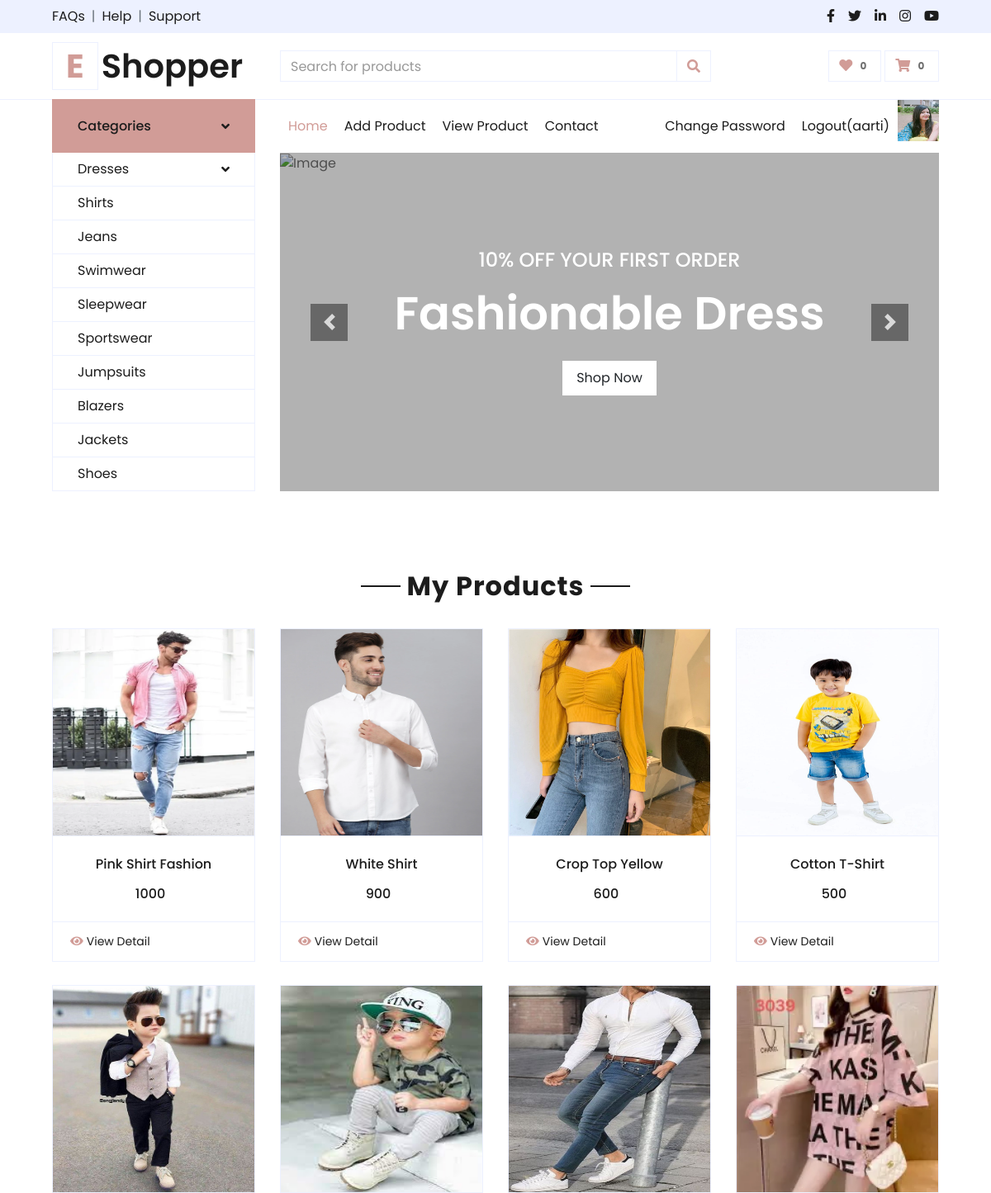
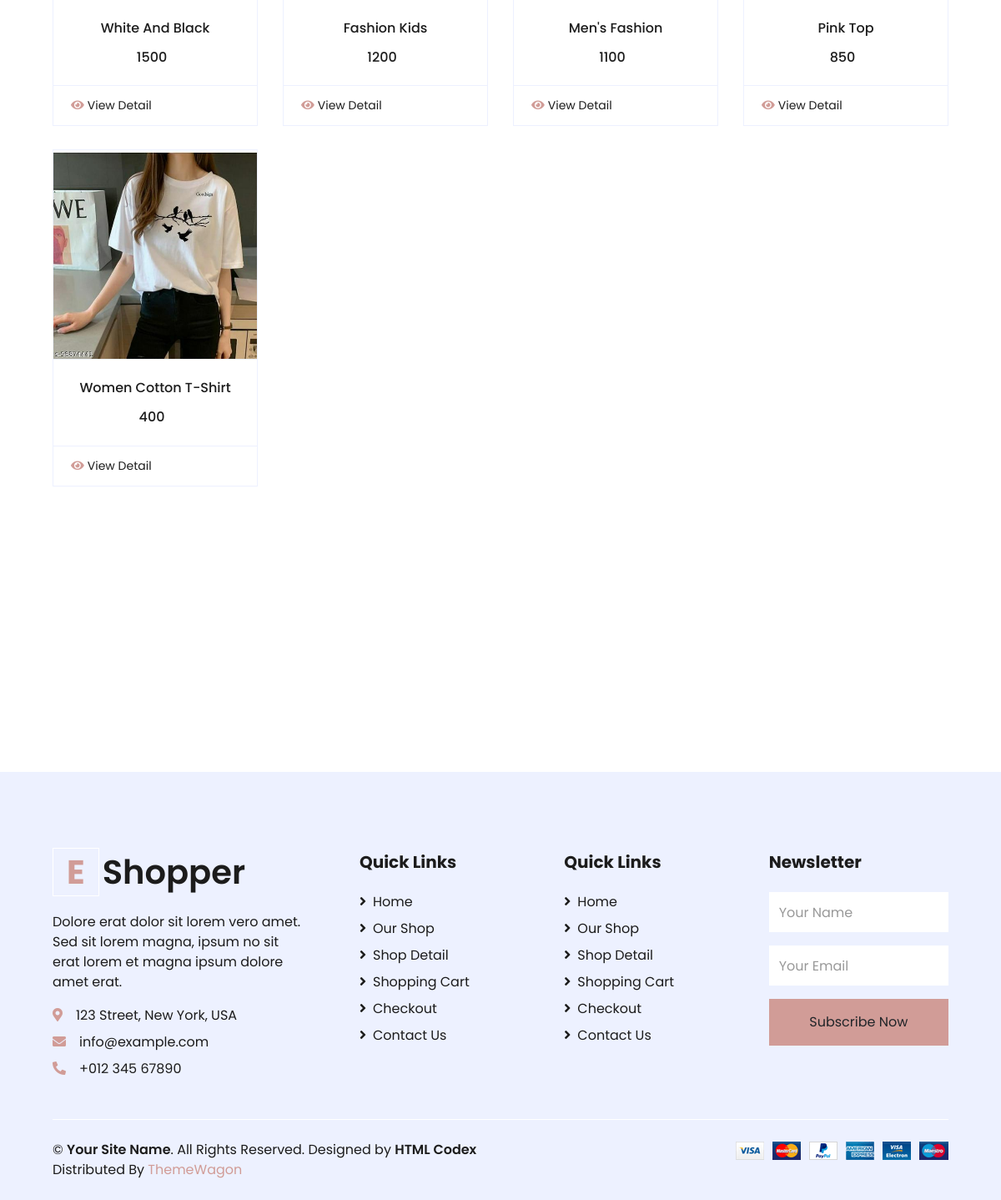
The page /seller-view-product/ (signed in) on the database its author committed (2 pictures, top to bottom).
### myapp/models.py (models this page shows, shortened)
class User (models.Model):
	fname=models.CharField(max_length=100)
	lname=models.CharField(max_length=100)
	email=models.EmailField()
	mobile=models.PositiveSmallIntegerField()
	address=models.TextField()
	password=models.CharField(max_length=100)
	profile_pic=models.ImageField(upload_to="profile_pic/")
	usertype=models.CharField(max_length=100,default="buyer")

class Product(models.Model):
	category=(
			('men','men'),
			('women','women'),
			('kid','kid'),
		)
	size=(
		    ("s","s"),
		    ("m","m"),
		    ("l","l"),
		    ("xl","xl"),
		    ("xxl","xxl"),
		)
	seller=models.ForeignKey(User,on_delete=models.CASCADE)
	product_category=models.CharField(max_length=100,choices=category)
	product_name=models.CharField(max_length=100)
	product_price=models.PositiveSmallIntegerField()
	product_desc=models.TextField()
	product_size=models.CharField(max_length=100,choices=size)
	product_image=models.ImageField(upload_to="product_pic/")

### myapp/views.py (the view)
# urls.py: path('seller-view-product/',views.seller_view_product,name='seller-view-product'),
def seller_view_product(request):
	seller=User.objects.get(email=request.session['email'])
	product=Product.objects.filter(seller=seller)
	return render(request,'seller-view-product.html',{'product':product})

### myapp/templates/seller-view-product.html (shortened to what this page needs)
{% extends 'seller-header.html' %}
{% load static %}
{% block content %}
<!DOCTYPE html>
<html lang="en">
<head>
    </head>
<body>
    <div class="container-fluid pt-5">
        <div class="text-center mb-4">
            <h2 class="section-title px-5"><span class="px-2">My Products</span></h2>
        </div>
        <div class="row px-xl-5 pb-3">
           {% for i in product %}
            <div class="col-lg-3 col-md-6 col-sm-12 pb-1">
                <div class="card product-item border-0 mb-4">
                    <div class="card-header product-img position-relative overflow-hidden bg-transparent border p-0">
                        <img  src="{{i.product_image.url}}"  style=" width: 250px; height:250px;">
                    </div>
                     <div class="card-body border-left border-right text-center p-0 pt-4 pb-3">
                        <h6 class="text-truncate mb-3">{{i.product_name}}</h6>
                        <div class="d-flex justify-content-center">
                            <h6>{{i.product_price}}</h6><h6 class="text-muted ml-2"></h6>
                        </div>
                    </div>
                    <div class="card-footer d-flex justify-content-between bg-light border">
                        <a href="{% url 'seller-product-detail' pk=i.pk %}" class="btn btn-sm text-dark p-0"><i class="fas fa-eye text-primary mr-1"></i>View Detail</a>
                    </div>
                </div>
            </div>
            {% endfor %}
        </div>
    </div>
    <div class="container-fluid py-5">
        <div class="row px-xl-5">
            <div class="col">
                <div class="owl-carousel vendor-carousel">
                    <div class="vendor-item border p-4">
                        <img src="{% static 'img/vendor-1.jpg' %}" alt="">
                    </div>
                    <div class="vendor-item border p-4">
                    </div>
                    <div class="vendor-item border p-4">
                        <img src="{% static 'img/vendor-3.jpg' %}" alt="">
                    </div>
                    <div class="vendor-item border p-4">
                        <img src="{% static 'img/vendor-4.jpg' %}" alt="">
                    </div>
                    <div class="vendor-item border p-4">
                    </div>
                    <div class="vendor-item border p-4">
                    </div>
                </div>
            </div>
        </div>
    </div>
</body>
</html>
{% endblock %}

### myapp/templates/seller-header.html (shortened to what this page needs)
{% load static %}
<!DOCTYPE html>
<html lang="en">
<head>
    <link href="https://cdnjs.cloudflare.com/ajax/libs/font-awesome/5.10.0/css/all.min.css" rel="stylesheet">
    <link href="{% static 'lib/owlcarousel/assets/owl.carousel.min.css' %}" rel="stylesheet">
    <link href="{% static 'css/style.css' %}" rel="stylesheet">
</head>
<body>
    <div class="container-fluid">
        <div class="row bg-secondary py-2 px-xl-5">
            <div class="col-lg-6 d-none d-lg-block">
                <div class="d-inline-flex align-items-center">
                    <a class="text-dark" href="">FAQs</a>
                    <span class="text-muted px-2">|</span>
                    <a class="text-dark" href="">Help</a>
                    <span class="text-muted px-2">|</span>
                    <a class="text-dark" href="">Support</a>
                </div>
            </div>
            <div class="col-lg-6 text-center text-lg-right">
                <div class="d-inline-flex align-items-center">
                    <a class="text-dark px-2" href="">
                        <i class="fab fa-facebook-f"></i>
                    </a>
                    <a class="text-dark px-2" href="">
                        <i class="fab fa-twitter"></i>
                    </a>
                    <a class="text-dark px-2" href="">
                        <i class="fab fa-linkedin-in"></i>
                    </a>
                    <a class="text-dark px-2" href="">
                        <i class="fab fa-instagram"></i>
                    </a>
                    <a class="text-dark pl-2" href="">
                        <i class="fab fa-youtube"></i>
                    </a>
                </div>
            </div>
        </div>
        <div class="row align-items-center py-3 px-xl-5">
            <div class="col-lg-3 d-none d-lg-block">
                <a href="{% url 'seller-index' %}" class="text-decoration-none">
                    <h1 class="m-0 display-5 font-weight-semi-bold"><span class="text-primary font-weight-bold border px-3 mr-1">E</span>Shopper</h1>
                </a>
            </div>
            <div class="col-lg-6 col-6 text-left">
                <form action="">
                    <div class="input-group">
                        <input type="text" class="form-control" placeholder="Search for products">
                        <div class="input-group-append">
                            <span class="input-group-text bg-transparent text-primary">
                                <i class="fa fa-search"></i>
                            </span>
                        </div>
                    </div>
                </form>
            </div>
            <div class="col-lg-3 col-6 text-right">
                <a href="" class="btn border">
                    <i class="fas fa-heart text-primary"></i>
                    <span class="badge">0</span>
                </a>
                <a href="" class="btn border">
                    <i class="fas fa-shopping-cart text-primary"></i>
                    <span class="badge">0</span>
                </a>
            </div>
        </div>
    </div>
    <div class="container-fluid mb-5">
        <div class="row border-top px-xl-5">
            <div class="col-lg-3 d-none d-lg-block">
                <a class="btn shadow-none d-flex align-items-center justify-content-between bg-primary text-white w-100" data-toggle="collapse" href="#navbar-vertical" style="height: 65px; margin-top: -1px; padding: 0 30px;">
                    <h6 class="m-0">Categories</h6>
                    <i class="fa fa-angle-down text-dark"></i>
                </a>
                <nav class="collapse show navbar navbar-vertical navbar-light align-items-start p-0 border border-top-0 border-bottom-0" id="navbar-vertical">
                    <div class="navbar-nav w-100 overflow-hidden" style="height: 410px">
                        <div class="nav-item dropdown">
                            <a href="#" class="nav-link" data-toggle="dropdown">Dresses <i class="fa fa-angle-down float-right mt-1"></i></a>
                        </div>
                        <a href="" class="nav-item nav-link">Shirts</a>
                        <a href="" class="nav-item nav-link">Jeans</a>
                        <a href="" class="nav-item nav-link">Swimwear</a>
                        <a href="" class="nav-item nav-link">Sleepwear</a>
                        <a href="" class="nav-item nav-link">Sportswear</a>
                        <a href="" class="nav-item nav-link">Jumpsuits</a>
                        <a href="" class="nav-item nav-link">Blazers</a>
                        <a href="" class="nav-item nav-link">Jackets</a>
                        <a href="" class="nav-item nav-link">Shoes</a>
                    </div>
                </nav>
            </div>
            <div class="col-lg-9">
                <nav class="navbar navbar-expand-lg bg-light navbar-light py-3 py-lg-0 px-0">
                    <div class="collapse navbar-collapse justify-content-between" id="navbarCollapse">
                        <div class="navbar-nav mr-auto py-0">
                            <a href="{% url 'seller-index' %}" class="nav-item nav-link active">Home</a>
                            <a href="{% url 'seller-add-product' %}" class="nav-item nav-link">Add Product</a>
                            <a href="{% url 'seller-view-product' %}" class="nav-item nav-link">View Product</a>
                            <a href="{% url 'contact' %}" class="nav-item nav-link">Contact</a>
                        </div>
                        <div class="navbar-nav ml-auto py-0">
                            {% if request.session.email %}
                                <a href="{% url 'seller-change-password' %}" class="nav-item nav-link">Change Password</a>
                                <a href="{% url 'logout' %}" class="nav-item nav-link">Logout({{request.session.fname}})</a>
                                <a href="{% url 'profile' %}"><img src="{{request.session.profile_pic}}"width="50px" height="50px"></a>
                            {% else %}
                                <a href="{% url 'login' %}" class="nav-item nav-link">Login</a>
                                <a href="{% url 'register' %}" class="nav-item nav-link">Register</a>
                            {% endif %}
                        </div>
                    </div>
                </nav>
                <div id="header-carousel" class="carousel slide" data-ride="carousel">
                    <div class="carousel-inner">
                        <div class="carousel-item active" style="height: 410px;">
                            <img class="img-fluid" src="{% static 'img/carousel-1.jpg' %}" alt="Image">
                            <div class="carousel-caption d-flex flex-column align-items-center justify-content-center">
                                <div class="p-3" style="max-width: 700px;">
                                    <h4 class="text-light text-uppercase font-weight-medium mb-3">10% Off Your First Order</h4>
                                    <h3 class="display-4 text-white font-weight-semi-bold mb-4">Fashionable Dress</h3>
                                    <a href="" class="btn btn-light py-2 px-3">Shop Now</a>
                                </div>
                            </div>
                        </div>
                    </div>
                    <a class="carousel-control-prev" href="#header-carousel" data-slide="prev">
                        <div class="btn btn-dark" style="width: 45px; height: 45px;">
                            <span class="carousel-control-prev-icon mb-n2"></span>
                        </div>
                    </a>
                    <a class="carousel-control-next" href="#header-carousel" data-slide="next">
                        <div class="btn btn-dark" style="width: 45px; height: 45px;">
                            <span class="carousel-control-next-icon mb-n2"></span>
                        </div>
                    </a>
                </div>
            </div>
        </div>
    </div>
{% block content %}
{% endblock %}
    <div class="container-fluid bg-secondary text-dark mt-5 pt-5">
        <div class="row px-xl-5 pt-5">
            <div class="col-lg-4 col-md-12 mb-5 pr-3 pr-xl-5">
                <a href="" class="text-decoration-none">
                    <h1 class="mb-4 display-5 font-weight-semi-bold"><span class="text-primary font-weight-bold border border-white px-3 mr-1">E</span>Shopper</h1>
                </a>
                <p>Dolore erat dolor sit lorem vero amet. Sed sit lorem magna, ipsum no sit erat lorem et magna ipsum dolore amet erat.</p>
                <p class="mb-2"><i class="fa fa-map-marker-alt text-primary mr-3"></i>123 Street, New York, USA</p>
                <p class="mb-2"><i class="fa fa-envelope text-primary mr-3"></i>info@example.com</p>
                <p class="mb-0"><i class="fa fa-phone-alt text-primary mr-3"></i>+012 345 67890</p>
            </div>
            <div class="col-lg-8 col-md-12">
                <div class="row">
                    <div class="col-md-4 mb-5">
                        <h5 class="font-weight-bold text-dark mb-4">Quick Links</h5>
                        <div class="d-flex flex-column justify-content-start">
                            <a class="text-dark mb-2" href="index.html"><i class="fa fa-angle-right mr-2"></i>Home</a>
                            <a class="text-dark mb-2" href="shop.html"><i class="fa fa-angle-right mr-2"></i>Our Shop</a>
                            <a class="text-dark mb-2" href="detail.html"><i class="fa fa-angle-right mr-2"></i>Shop Detail</a>
                            <a class="text-dark mb-2" href="cart.html"><i class="fa fa-angle-right mr-2"></i>Shopping Cart</a>
                            <a class="text-dark mb-2" href="checkout.html"><i class="fa fa-angle-right mr-2"></i>Checkout</a>
                            <a class="text-dark" href="contact.html"><i class="fa fa-angle-right mr-2"></i>Contact Us</a>
                        </div>
                    </div>
                    <div class="col-md-4 mb-5">
                        <h5 class="font-weight-bold text-dark mb-4">Quick Links</h5>
                        <div class="d-flex flex-column justify-content-start">
                            <a class="text-dark mb-2" href="index.html"><i class="fa fa-angle-right mr-2"></i>Home</a>
                            <a class="text-dark mb-2" href="shop.html"><i class="fa fa-angle-right mr-2"></i>Our Shop</a>
                            <a class="text-dark mb-2" href="detail.html"><i class="fa fa-angle-right mr-2"></i>Shop Detail</a>
                            <a class="text-dark mb-2" href="cart.html"><i class="fa fa-angle-right mr-2"></i>Shopping Cart</a>
                            <a class="text-dark mb-2" href="checkout.html"><i class="fa fa-angle-right mr-2"></i>Checkout</a>
                            <a class="text-dark" href="contact.html"><i class="fa fa-angle-right mr-2"></i>Contact Us</a>
                        </div>
                    </div>
                    <div class="col-md-4 mb-5">
                        <h5 class="font-weight-bold text-dark mb-4">Newsletter</h5>
                        <form action="">
                            <div class="form-group">
                                <input type="text" class="form-control border-0 py-4" placeholder="Your Name" required="required" />
                            </div>
                            <div class="form-group">
                                <input type="email" class="form-control border-0 py-4" placeholder="Your Email"
                                    required="required" />
                            </div>
                            <div>
                                <button class="btn btn-primary btn-block border-0 py-3" type="submit">Subscribe Now</button>
                            </div>
                        </form>
                    </div>
                </div>
            </div>
        </div>
        <div class="row border-top border-light mx-xl-5 py-4">
            <div class="col-md-6 px-xl-0">
                <p class="mb-md-0 text-center text-md-left text-dark">
                    &copy; <a class="text-dark font-weight-semi-bold" href="#">Your Site Name</a>. All Rights Reserved. Designed
                    by
                    <a class="text-dark font-weight-semi-bold" href="https://htmlcodex.com">HTML Codex</a><br>
                    Distributed By <a href="https://themewagon.com" target="_blank">ThemeWagon</a>
                </p>
            </div>
            <div class="col-md-6 px-xl-0 text-center text-md-right">
                <img class="img-fluid" src="{% static 'img/payments.png' %}" alt="">
            </div>
        </div>
    </div>
</body>
</html>

### rows shown on the page
User: session.fname "aarti"
Product: product_image (picture), product_name "Pink Shirt Fashion", product_price "1000"
Product: product_image (picture), product_name "White Shirt", product_price "900"
Product: product_image (picture), product_name "Crop Top Yellow", product_price "600"
Product: product_image (picture), product_name "Cotton T-Shirt", product_price "500"
Product: product_image (picture), product_name "White And Black", product_price "1500"
Product: product_image (picture), product_name "Fashion Kids", product_price "1200"
Product: product_image (picture), product_name "Men's Fashion", product_price "1100"
Product: product_image (picture), product_name "Pink Top", product_price "850"
Product: product_image (picture), product_name "Women Cotton T-Shirt", product_price "400"
